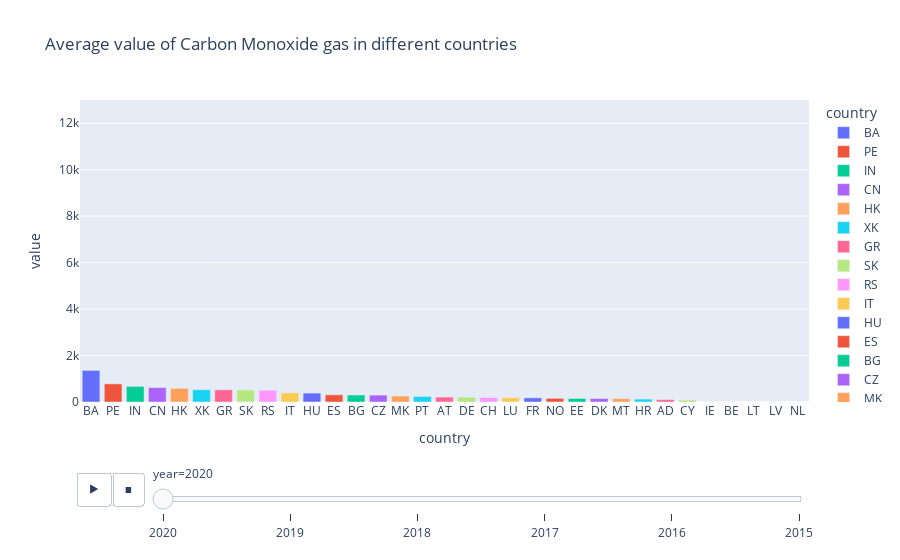

Notebook cell for this chart:
### Markdown cell above
### Animated Graph/ Carbon Monoxide Analysis

### Code cell
co = air[(air.pollutant=='co')&(air.unit=='µg/m³')].groupby(['country','year']).agg('mean')[['value']].sort_values(by=['year','value'],ascending=False)
co.reset_index(inplace=True)

import plotly.express as px
df = px.data.gapminder()

fig = px.bar(co, x="country", y="value", color="country",
  animation_frame="year", animation_group="country", range_y=[0,13000],title='Average value of Carbon Monoxide gas in different countries')

fig.layout.updatemenus[0].buttons[0].args[1]["frame"]["duration"] = 2000
fig.show()

### Figure 1 — Plotly figure (JSON) as saved in the notebook; plotly's stock layout.template omitted (floating-point values rounded to 4 significant figures)
{"data": [{"alignmentgroup": "True", "hovertemplate": "country=%{x}<br>year=2020<br>value=%{y}<extra></extra>", "ids": ["BA"], "legendgroup": "BA", "marker": {"color": "#636efa"}, "name": "BA", "offsetgroup": "BA", "orientation": "v", "showlegend": true, "textposition": "auto", "type": "bar", "x": ["BA"], "xaxis": "x", "y": [1362.0], "yaxis": "y"}, {"alignmentgroup": "True", "hovertemplate": "country=%{x}<br>year=2020<br>value=%{y}<extra></extra>", "ids": ["PE"], "legendgroup": "PE", "marker": {"color": "#EF553B"}, "name": "PE", "offsetgroup": "PE", "orientation": "v", "showlegend": true, "textposition": "auto", "type": "bar", "x": ["PE"], "xaxis": "x", "y": [779.6], "yaxis": "y"}, {"alignmentgroup": "True", "hovertemplate": "country=%{x}<br>year=2020<br>value=%{y}<extra></extra>", "ids": ["IN"], "legendgroup": "IN", "marker": {"color": "#00cc96"}, "name": "IN", "offsetgroup": "IN", "orientation": "v", "showlegend": true, "textposition": "auto", "type": "bar", "x": ["IN"], "xaxis": "x", "y": [672.6], "yaxis": "y"}, {"alignmentgroup": "True", "hovertemplate": "country=%{x}<br>year=2020<br>value=%{y}<extra></extra>", "ids": ["CN"], "legendgroup": "CN", "marker": {"color": "#ab63fa"}, "name": "CN", "offsetgroup": "CN", "orientation": "v", "showlegend": true, "textposition": "auto", "type": "bar", "x": ["CN"], "xaxis": "x", "y": [620], "yaxis": "y"}, {"alignmentgroup": "True", "hovertemplate": "country=%{x}<br>year=2020<br>value=%{y}<extra></extra>", "ids": ["HK"], "legendgroup": "HK", "marker": {"color": "#FFA15A"}, "name": "HK", "offsetgroup": "HK", "orientation": "v", "showlegend": true, "textposition": "auto", "type": "bar", "x": ["HK"], "xaxis": "x", "y": [588.2], "yaxis": "y"}, {"alignmentgroup": "True", "hovertemplate": "country=%{x}<br>year=2020<br>value=%{y}<extra></extra>", "ids": ["XK"], "legendgroup": "XK", "marker": {"color": "#19d3f3"}, "name": "XK", "offsetgroup": "XK", "orientation": "v", "showlegend": true, "textposition": "auto", "type": "bar", "x": ["XK"], "xaxis": "x", "y": [528.5], "yaxis": "y"}, {"alignmentgroup": "True", "hovertemplate": "country=%{x}<br>year=2020<br>value=%{y}<extra></extra>", "ids": ["GR"], "legendgroup": "GR", "marker": {"color": "#FF6692"}, "name": "GR", "offsetgroup": "GR", "orientation": "v", "showlegend": true, "textposition": "auto", "type": "bar", "x": ["GR"], "xaxis": "x", "y": [525], "yaxis": "y"}, {"alignmentgroup": "True", "hovertemplate": "country=%{x}<br>year=2020<br>value=%{y}<extra></extra>", "ids": ["SK"], "legendgroup": "SK", "marker": {"color": "#B6E880"}, "name": "SK", "offsetgroup": "SK", "orientation": "v", "showlegend": true, "textposition": "auto", "type": "bar", "x": ["SK"], "xaxis": "x", "y": [520.6], "yaxis": "y"}, {"alignmentgroup": "True", "hovertemplate": "country=%{x}<br>year=2020<br>value=%{y}<extra></extra>", "ids": ["RS"], "legendgroup": "RS", "marker": {"color": "#FF97FF"}, "name": "RS", "offsetgroup": "RS", "orientation": "v", "showlegend": true, "textposition": "auto", "type": "bar", "x": ["RS"], "xaxis": "x", "y": [504.1], "yaxis": "y"}, {"alignmentgroup": "True", "hovertemplate": "country=%{x}<br>year=2020<br>value=%{y}<extra></extra>", "ids": ["IT"], "legendgroup": "IT", "marker": {"color": "#FECB52"}, "name": "IT", "offsetgroup": "IT", "orientation": "v", "showlegend": true, "textposition": "auto", "type": "bar", "x": ["IT"], "xaxis": "x", "y": [391.8], "yaxis": "y"}, {"alignmentgroup": "True", "hovertemplate": "country=%{x}<br>year=2020<br>value=%{y}<extra></extra>", "ids": ["HU"], "legendgroup": "HU", "marker": {"color": "#636efa"}, "name": "HU", "offsetgroup": "HU", "orientation": "v", "showlegend": true, "textposition": "auto", "type": "bar", "x": ["HU"], "xaxis": "x", "y": [382.6], "yaxis": "y"}, {"alignmentgroup": "True", "hovertemplate": "country=%{x}<br>year=2020<br>value=%{y}<extra></extra>", "ids": ["ES"], "legendgroup": "ES", "marker": {"color": "#EF553B"}, "name": "ES", "offsetgroup": "ES", "orientation": "v", "showlegend": true, "textposition": "auto", "type": "bar", "x": ["ES"], "xaxis": "x", "y": [308.9], "yaxis": "y"}, {"alignmentgroup": "True", "hovertemplate": "country=%{x}<br>year=2020<br>value=%{y}<extra></extra>", "ids": ["BG"], "legendgroup": "BG", "marker": {"color": "#00cc96"}, "name": "BG", "offsetgroup": "BG", "orientation": "v", "showlegend": true, "textposition": "auto", "type": "bar", "x": ["BG"], "xaxis": "x", "y": [300], "yaxis": "y"}, {"alignmentgroup": "True", "hovertemplate": "country=%{x}<br>year=2020<br>value=%{y}<extra></extra>", "ids": ["CZ"], "legendgroup": "CZ", "marker": {"color": "#ab63fa"}, "name": "CZ", "offsetgroup": "CZ", "orientation": "v", "showlegend": true, "textposition": "auto", "type": "bar", "x": ["CZ"], "xaxis": "x", "y": [296.7], "yaxis": "y"}, {"alignmentgroup": "True", "hovertemplate": "country=%{x}<br>year=2020<br>value=%{y}<extra></extra>", "ids": ["MK"], "legendgroup": "MK", "marker": {"color": "#FFA15A"}, "name": "MK", "offsetgroup": "MK", "orientation": "v", "showlegend": true, "textposition": "auto", "type": "bar", "x": ["MK"], "xaxis": "x", "y": [257.5], "yaxis": "y"}, {"alignmentgroup": "True", "hovertemplate": "country=%{x}<br>year=2020<br>value=%{y}<extra></extra>", "ids": ["PT"], "legendgroup": "PT", "marker": {"color": "#19d3f3"}, "name": "PT", "offsetgroup": "PT", "orientation": "v", "showlegend": true, "textposition": "auto", "type": "bar", "x": ["PT"], "xaxis": "x", "y": [236.1], "yaxis": "y"}, {"alignmentgroup": "True", "hovertemplate": "country=%{x}<br>year=2020<br>value=%{y}<extra></extra>", "ids": ["AT"], "legendgroup": "AT", "marker": {"color": "#FF6692"}, "name": "AT", "offsetgroup": "AT", "orientation": "v", "showlegend": true, "textposition": "auto", "type": "bar", "x": ["AT"], "xaxis": "x", "y": [212.4], "yaxis": "y"}, {"alignmentgroup": "True", "hovertemplate": "country=%{x}<br>year=2020<br>value=%{y}<extra></extra>", "ids": ["DE"], "legendgroup": "DE", "marker": {"color": "#B6E880"}, "name": "DE", "offsetgroup": "DE", "orientation": "v", "showlegend": true, "textposition": "auto", "type": "bar", "x": ["DE"], "xaxis": "x", "y": [209.9], "yaxis": "y"}, {"alignmentgroup": "True", "hovertemplate": "country=%{x}<br>year=2020<br>value=%{y}<extra></extra>", "ids": ["CH"], "legendgroup": "CH", "marker": {"color": "#FF97FF"}, "name": "CH", "offsetgroup": "CH", "orientation": "v", "showlegend": true, "textposition": "auto", "type": "bar", "x": ["CH"], "xaxis": "x", "y": [191.5], "yaxis": "y"}, {"alignmentgroup": "True", "hovertemplate": "country=%{x}<br>year=2020<br>value=%{y}<extra></extra>", "ids": ["LU"], "legendgroup": "LU", "marker": {"color": "#FECB52"}, "name": "LU", "offsetgroup": "LU", "orientation": "v", "showlegend": true, "textposition": "auto", "type": "bar", "x": ["LU"], "xaxis": "x", "y": [186.7], "yaxis": "y"}, {"alignmentgroup": "True", "hovertemplate": "country=%{x}<br>year=2020<br>value=%{y}<extra></extra>", "ids": ["FR"], "legendgroup": "FR", "marker": {"color": "#636efa"}, "name": "FR", "offsetgroup": "FR", "orientation": "v", "showlegend": true, "textposition": "auto", "type": "bar", "x": ["FR"], "xaxis": "x", "y": [177.7], "yaxis": "y"}, {"alignmentgroup": "True", "hovertemplate": "country=%{x}<br>year=2020<br>value=%{y}<extra></extra>", "ids": ["NO"], "legendgroup": "NO", "marker": {"color": "#EF553B"}, "name": "NO", "offsetgroup": "NO", "orientation": "v", "showlegend": true, "textposition": "auto", "type": "bar", "x": ["NO"], "xaxis": "x", "y": [157.4], "yaxis": "y"}, {"alignmentgroup": "True", "hovertemplate": "country=%{x}<br>year=2020<br>value=%{y}<extra></extra>", "ids": ["EE"], "legendgroup": "EE", "marker": {"color": "#00cc96"}, "name": "EE", "offsetgroup": "EE", "orientation": "v", "showlegend": true, "textposition": "auto", "type": "bar", "x": ["EE"], "xaxis": "x", "y": [150.9], "yaxis": "y"}, {"alignmentgroup": "True", "hovertemplate": "country=%{x}<br>year=2020<br>value=%{y}<extra></extra>", "ids": ["DK"], "legendgroup": "DK", "marker": {"color": "#ab63fa"}, "name": "DK", "offsetgroup": "DK", "orientation": "v", "showlegend": true, "textposition": "auto", "type": "bar", "x": ["DK"], "xaxis": "x", "y": [150], "yaxis": "y"}, {"alignmentgroup": "True", "hovertemplate": "country=%{x}<br>year=2020<br>value=%{y}<extra></extra>", "ids": ["MT"], "legendgroup": "MT", "marker": {"color": "#FFA15A"}, "name": "MT", "offsetgroup": "MT", "orientation": "v", "showlegend": true, "textposition": "auto", "type": "bar", "x": ["MT"], "xaxis": "x", "y": [142.8], "yaxis": "y"}, {"alignmentgroup": "True", "hovertemplate": "country=%{x}<br>year=2020<br>value=%{y}<extra></extra>", "ids": ["HR"], "legendgroup": "HR", "marker": {"color": "#19d3f3"}, "name": "HR", "offsetgroup": "HR", "orientation": "v", "showlegend": true, "textposition": "auto", "type": "bar", "x": ["HR"], "xaxis": "x", "y": [125], "yaxis": "y"}, {"alignmentgroup": "True", "hovertemplate": "country=%{x}<br>year=2020<br>value=%{y}<extra></extra>", "ids": ["AD"], "legendgroup": "AD", "marker": {"color": "#FF6692"}, "name": "AD", "offsetgroup": "AD", "orientation": "v", "showlegend": true, "textposition": "auto", "type": "bar", "x": ["AD"], "xaxis": "x", "y": [100], "yaxis": "y"}, {"alignmentgroup": "True", "hovertemplate": "country=%{x}<br>year=2020<br>value=%{y}<extra></extra>", "ids": ["CY"], "legendgroup": "CY", "marker": {"color": "#B6E880"}, "name": "CY", "offsetgroup": "CY", "orientation": "v", "showlegend": true, "textposition": "auto", "type": "bar", "x": ["CY"], "xaxis": "x", "y": [82.77], "yaxis": "y"}, {"alignmentgroup": "True", "hovertemplate": "country=%{x}<br>year=2020<br>value=%{y}<extra></extra>", "ids": ["IE"], "legendgroup": "IE", "marker": {"color": "#FF97FF"}, "name": "IE", "offsetgroup": "IE", "orientation": "v", "showlegend": true, "textposition": "auto", "type": "bar", "x": ["IE"], "xaxis": "x", "y": [0.2276], "yaxis": "y"}, {"alignmentgroup": "True", "hovertemplate": "country=%{x}<br>year=2020<br>value=%{y}<extra></extra>", "ids": ["BE"], "legendgroup": "BE", "marker": {"color": "#FECB52"}, "name": "BE", "offsetgroup": "BE", "orientation": "v", "showlegend": true, "textposition": "auto", "type": "bar", "x": ["BE"], "xaxis": "x", "y": [0.1788], "yaxis": "y"}, {"alignmentgroup": "True", "hovertemplate": "country=%{x}<br>year=2020<br>value=%{y}<extra></extra>", "ids": ["LT"], "legendgroup": "LT", "marker": {"color": "#636efa"}, "name": "LT", "offsetgroup": "LT", "orientation": "v", "showlegend": true, "textposition": "auto", "type": "bar", "x": ["LT"], "xaxis": "x", "y": [0.172], "yaxis": "y"}, {"alignmentgroup": "True", "hovertemplate": "country=%{x}<br>year=2020<br>value=%{y}<extra></extra>", "ids": ["LV"], "legendgroup": "LV", "marker": {"color": "#EF553B"}, "name": "LV", "offsetgroup": "LV", "orientation": "v", "showlegend": true, "textposition": "auto", "type": "bar", "x": ["LV"], "xaxis": "x", "y": [0.16], "yaxis": "y"}, {"alignmentgroup": "True", "hovertemplate": "country=%{x}<br>year=2020<br>value=%{y}<extra></extra>", "ids": ["NL"], "legendgroup": "NL", "marker": {"color": "#00cc96"}, "name": "NL", "offsetgroup": "NL", "orientation": "v", "showlegend": true, "textposition": "auto", "type": "bar", "x": ["NL"], "xaxis": "x", "y": [-997.4], "yaxis": "y"}], "layout": {"barmode": "relative", "legend": {"title": {"text": "country"}, "tracegroupgap": 0}, "sliders": [{"active": 0, "currentvalue": {"prefix": "year="}, "len": 0.9, "pad": {"b": 10, "t": 60}, "steps": [{"args": [["2020"], {"frame": {"duration": 0, "redraw": true}, "fromcurrent": true, "mode": "immediate", "transition": {"duration": 0, "easing": "linear"}}], "label": "2020", "method": "animate"}, {"args": [["2019"], {"frame": {"duration": 0, "redraw": true}, "fromcurrent": true, "mode": "immediate", "transition": {"duration": 0, "easing": "linear"}}], "label": "2019", "method": "animate"}, {"args": [["2018"], {"frame": {"duration": 0, "redraw": true}, "fromcurrent": true, "mode": "immediate", "transition": {"duration": 0, "easing": "linear"}}], "label": "2018", "method": "animate"}, {"args": [["2017"], {"frame": {"duration": 0, "redraw": true}, "fromcurrent": true, "mode": "immediate", "transition": {"duration": 0, "easing": "linear"}}], "label": "2017", "method": "animate"}, {"args": [["2016"], {"frame": {"duration": 0, "redraw": true}, "fromcurrent": true, "mode": "immediate", "transition": {"duration": 0, "easing": "linear"}}], "label": "2016", "method": "animate"}, {"args": [["2015"], {"frame": {"duration": 0, "redraw": true}, "fromcurrent": true, "mode": "immediate", "transition": {"duration": 0, "easing": "linear"}}], "label": "2015", "method": "animate"}], "x": 0.1, "xanchor": "left", "y": 0, "yanchor": "top"}], "title": {"text": "Average value of Carbon Monoxide gas in different countries"}, "updatemenus": [{"buttons": [{"args": [null, {"frame": {"duration": 2000, "redraw": true}, "fromcurrent": true, "mode": "immediate", "transition": {"duration": 500, "easing": "linear"}}], "label": "&#9654;", "method": "animate"}, {"args": [[null], {"frame": {"duration": 0, "redraw": true}, "fromcurrent": true, "mode": "immediate", "transition": {"duration": 0, "easing": "linear"}}], "label": "&#9724;", "method": "animate"}], "direction": "left", "pad": {"r": 10, "t": 70}, "showactive": false, "type": "buttons", "x": 0.1, "xanchor": "right", "y": 0, "yanchor": "top"}], "xaxis": {"anchor": "y", "categoryarray": ["BA", "PE", "IN", "CN", "HK", "XK", "GR", "SK", "RS", "IT", "HU", "ES", "BG", "CZ", "MK", "PT", "AT", "DE", "CH", "LU", "FR", "NO", "EE", "DK", "MT", "HR", "AD", "CY", "IE", "BE", "LT", "LV", "NL", "GI", "TR", "PL", "RU"], "categoryorder": "array", "domain": [0, 1], "title": {"text": "country"}}, "yaxis": {"anchor": "x", "domain": [0, 1], "range": [0, 13000], "title": {"text": "value"}}}}
